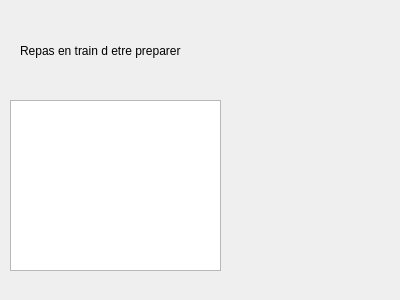
<?xml version="1.0" encoding="UTF-8"?>
<ui version="4.0">
 <class>consulterfood</class>
 <widget class="QDialog" name="consulterfood">
  <property name="geometry">
   <rect>
    <x>0</x>
    <y>0</y>
    <width>400</width>
    <height>300</height>
   </rect>
  </property>
  <property name="windowTitle">
   <string>CONSULTER REPAS </string>
  </property>
  <property name="styleSheet">
   <string notr="true"/>
  </property>
  <widget class="QPushButton" name="pushButton">
   <property name="geometry">
    <rect>
     <x>290</x>
     <y>180</y>
     <width>91</width>
     <height>71</height>
    </rect>
   </property>
   <property name="styleSheet">
    <string notr="true">border:none;</string>
   </property>
   <property name="text">
    <string/>
   </property>
   <property name="icon">
    <iconset resource="image.qrc">
     <normaloff>:/image/image/corbeille-windows.png</normaloff>:/image/image/corbeille-windows.png</iconset>
   </property>
   <property name="iconSize">
    <size>
     <width>70</width>
     <height>70</height>
    </size>
   </property>
  </widget>
  <widget class="QTableView" name="tableView">
   <property name="geometry">
    <rect>
     <x>10</x>
     <y>100</y>
     <width>211</width>
     <height>171</height>
    </rect>
   </property>
  </widget>
  <widget class="QLabel" name="label">
   <property name="geometry">
    <rect>
     <x>20</x>
     <y>40</y>
     <width>191</width>
     <height>21</height>
    </rect>
   </property>
   <property name="styleSheet">
    <string notr="true">font: 75 11pt &quot;Impac 2&quot;;
font: 11pt &quot;Impact&quot;;</string>
   </property>
   <property name="text">
    <string>Repas en train d etre preparer</string>
   </property>
  </widget>
 </widget>
 <resources>
  <include location="image.qrc"/>
 </resources>
 <connections/>
</ui>
